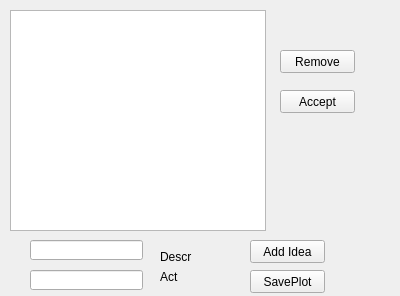
<?xml version="1.0" encoding="UTF-8"?>
<ui version="4.0">
 <class>WriterWindow</class>
 <widget class="QWidget" name="WriterWindow">
  <property name="geometry">
   <rect>
    <x>0</x>
    <y>0</y>
    <width>400</width>
    <height>296</height>
   </rect>
  </property>
  <property name="windowTitle">
   <string>WriterWindow</string>
  </property>
  <widget class="QListWidget" name="listWidget">
   <property name="geometry">
    <rect>
     <x>10</x>
     <y>10</y>
     <width>256</width>
     <height>221</height>
    </rect>
   </property>
  </widget>
  <widget class="QLineEdit" name="descrline">
   <property name="geometry">
    <rect>
     <x>30</x>
     <y>240</y>
     <width>113</width>
     <height>20</height>
    </rect>
   </property>
  </widget>
  <widget class="QPushButton" name="addButton">
   <property name="geometry">
    <rect>
     <x>250</x>
     <y>240</y>
     <width>75</width>
     <height>23</height>
    </rect>
   </property>
   <property name="text">
    <string>Add Idea</string>
   </property>
  </widget>
  <widget class="QLineEdit" name="actline">
   <property name="geometry">
    <rect>
     <x>30</x>
     <y>270</y>
     <width>113</width>
     <height>20</height>
    </rect>
   </property>
  </widget>
  <widget class="QLabel" name="label">
   <property name="geometry">
    <rect>
     <x>160</x>
     <y>250</y>
     <width>47</width>
     <height>13</height>
    </rect>
   </property>
   <property name="text">
    <string>Descr</string>
   </property>
  </widget>
  <widget class="QLabel" name="label_2">
   <property name="geometry">
    <rect>
     <x>160</x>
     <y>270</y>
     <width>47</width>
     <height>13</height>
    </rect>
   </property>
   <property name="text">
    <string>Act</string>
   </property>
  </widget>
  <widget class="QPushButton" name="savebutton">
   <property name="geometry">
    <rect>
     <x>250</x>
     <y>270</y>
     <width>75</width>
     <height>23</height>
    </rect>
   </property>
   <property name="text">
    <string>SavePlot</string>
   </property>
  </widget>
  <widget class="QPushButton" name="deleteButton">
   <property name="geometry">
    <rect>
     <x>280</x>
     <y>50</y>
     <width>75</width>
     <height>23</height>
    </rect>
   </property>
   <property name="text">
    <string>Remove</string>
   </property>
  </widget>
  <widget class="QPushButton" name="acceptButton">
   <property name="geometry">
    <rect>
     <x>280</x>
     <y>90</y>
     <width>75</width>
     <height>23</height>
    </rect>
   </property>
   <property name="text">
    <string>Accept</string>
   </property>
  </widget>
 </widget>
 <layoutdefault spacing="6" margin="11"/>
 <resources/>
 <connections/>
</ui>
